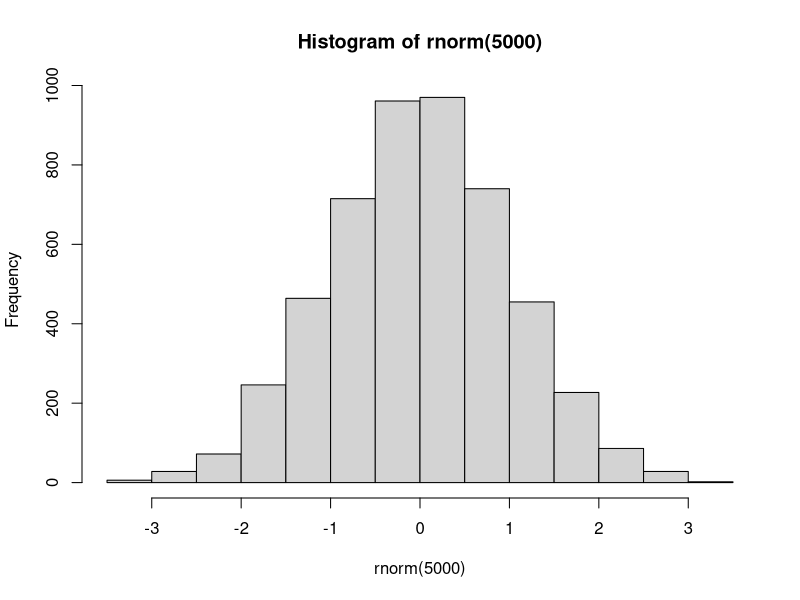

R code for this plot:
## ---- chunk 1
knitr::opts_chunk$set(echo = TRUE)
## ---- chunk 2


5*6

## ---- chunk 3

hist(rnorm(5000))

